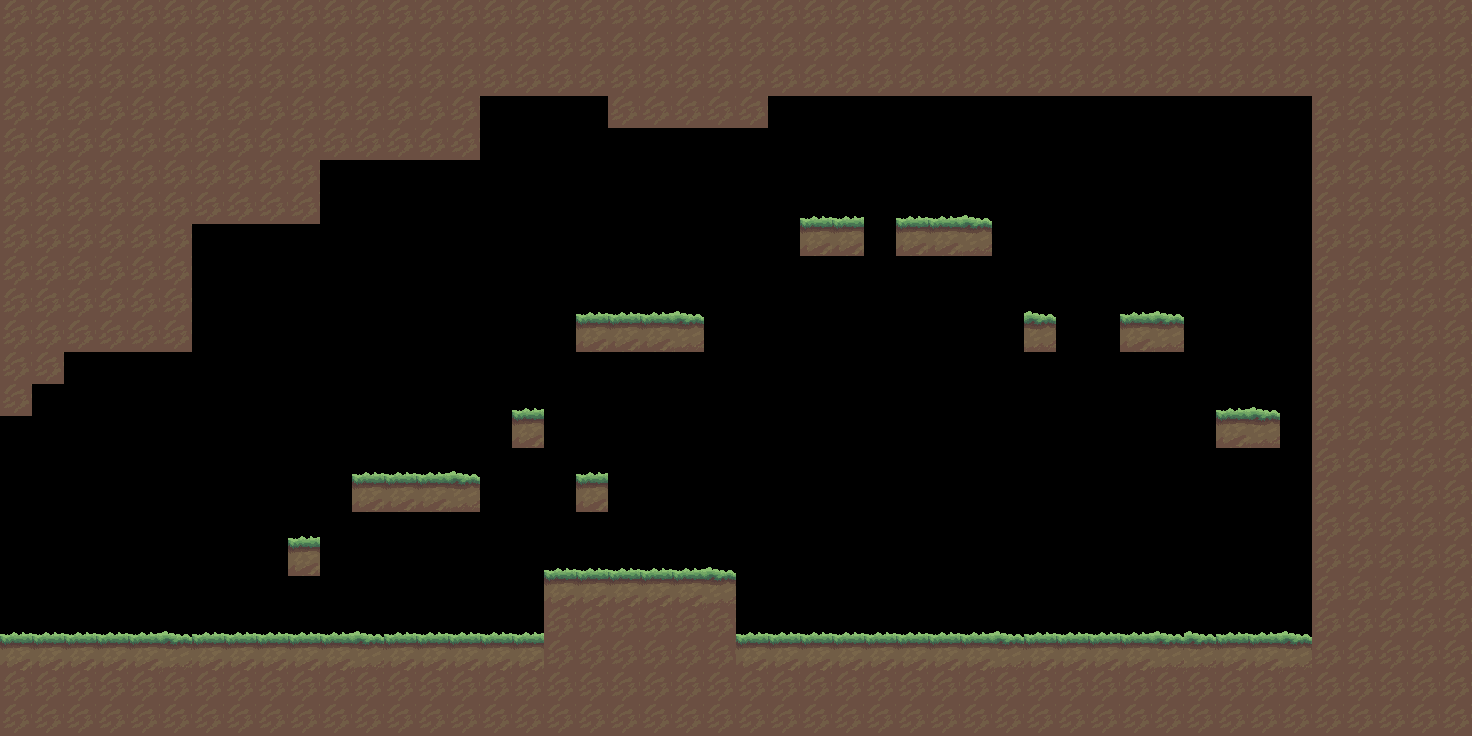

The image is a tile-based game level rendered from a .tmx file. Its description and complete source (layers, tilesets, objects, tile grids) follow:
An orthogonal 46x23 tile map with 32x32 px tiles, 1 tile layer (Tile Layer 1), 3 tilesets and 8 objects.

<map version="1.2" tiledversion="1.3.2" orientation="orthogonal" renderorder="right-down" compressionlevel="-1" width="46" height="23" tilewidth="32" tileheight="32" infinite="0" nextlayerid="6" nextobjectid="9">
 <tileset firstgid="1" source="Forest Tiles.tsx" />
 <tileset firstgid="233" source="Rock1.tsx" />
 <tileset firstgid="234" source="boss1.tsx" />
 <objectgroup id="5" name="rocks">
  <object id="1" gid="233" x="923" y="222" width="32" height="32" />
  <object id="2" gid="233" x="1137" y="317" width="32" height="32" />
  <object id="3" gid="233" x="1217" y="407" width="32" height="32" />
  <object id="4" gid="233" x="605" y="315" width="32" height="32" />
 </objectgroup>
 <layer id="1" name="Tile Layer 1" width="46" height="23">
  <data encoding="csv">
184,184,184,184,184,184,184,184,184,184,184,184,184,184,184,184,184,184,184,184,184,184,184,184,184,184,184,184,184,184,184,184,184,184,184,184,184,184,184,184,184,184,184,184,184,184,
184,184,184,184,184,184,184,184,184,184,184,184,184,184,184,184,184,184,184,184,184,184,184,184,184,184,184,184,184,184,184,184,184,184,184,184,184,184,184,184,184,184,184,184,184,184,
184,184,184,184,184,184,184,184,184,184,184,184,184,184,184,184,184,184,184,184,184,184,184,184,184,184,184,184,184,184,184,184,184,184,184,184,184,184,184,184,184,184,184,184,184,184,
184,184,184,184,184,184,184,184,184,184,184,184,184,184,184,0,0,0,0,184,184,184,184,184,0,0,0,0,0,0,0,0,0,0,0,0,0,0,0,0,0,184,184,184,184,184,
184,184,184,184,184,184,184,184,184,184,184,184,184,184,184,0,0,0,0,0,0,0,0,0,0,0,0,0,0,0,0,0,0,0,0,0,0,0,0,0,0,184,184,184,184,184,
184,184,184,184,184,184,184,184,184,184,0,0,0,0,0,0,0,0,0,0,0,0,0,0,0,0,0,0,0,0,0,0,0,0,0,0,0,0,0,0,0,184,184,184,184,184,
184,184,184,184,184,184,184,184,184,184,0,0,0,0,0,0,0,0,0,0,0,0,0,0,0,126,126,0,126,126,127,0,0,0,0,0,0,0,0,0,0,184,184,184,184,184,
184,184,184,184,184,184,0,0,0,0,0,0,0,0,0,0,0,0,0,0,0,0,0,0,0,155,155,0,155,155,156,0,0,0,0,0,0,0,0,0,0,184,184,184,184,184,
184,184,184,184,184,184,0,0,0,0,0,0,0,0,0,0,0,0,0,0,0,0,0,0,0,0,0,0,0,0,0,0,0,0,0,0,0,0,0,0,0,184,184,184,184,184,
184,184,184,184,184,184,0,0,0,0,0,0,0,0,0,0,0,0,126,126,126,127,0,0,0,0,0,0,0,0,0,0,127,0,0,126,127,0,0,0,0,184,184,184,184,184,
184,184,184,184,184,184,0,0,0,0,0,0,0,0,0,0,0,0,155,155,155,156,0,0,0,0,0,0,0,0,0,0,156,0,0,155,156,0,0,0,0,184,184,184,184,184,
184,184,0,0,0,0,0,0,0,0,0,0,0,0,0,0,0,0,0,0,0,0,0,0,0,0,0,0,0,0,0,0,0,0,0,0,0,0,0,0,0,184,184,184,184,184,
184,0,0,0,0,0,0,0,0,0,0,0,0,0,0,0,126,0,0,0,0,0,0,0,0,0,0,0,0,0,0,0,0,0,0,0,0,0,126,127,0,184,184,184,184,184,
0,0,0,0,0,0,0,0,0,0,0,0,0,0,0,0,155,0,0,0,0,0,0,0,0,0,0,0,0,0,0,0,0,0,0,0,0,0,155,156,0,184,184,184,184,184,
0,0,0,0,0,0,0,0,0,0,0,126,126,126,127,0,0,0,126,0,0,0,0,0,0,0,0,0,0,0,0,0,0,0,0,0,0,0,0,0,0,184,184,184,184,184,
0,0,0,0,0,0,0,0,0,0,0,155,155,155,156,0,0,0,155,0,0,0,0,0,0,0,0,0,0,0,0,0,0,0,0,0,0,0,0,0,0,184,184,184,184,184,
0,0,0,0,0,0,0,0,0,126,0,0,0,0,0,0,0,0,0,0,0,0,0,0,0,0,0,0,0,0,0,0,0,0,0,0,0,0,0,0,0,184,184,184,184,184,
0,0,0,0,0,0,0,0,0,155,0,0,0,0,0,0,0,126,126,126,126,126,127,0,0,0,0,0,0,0,0,0,0,0,0,0,0,0,0,0,0,184,184,184,184,184,
0,0,0,0,0,0,0,0,0,0,0,0,0,0,0,0,0,155,155,155,155,155,156,0,0,0,0,0,0,0,0,0,0,0,0,0,0,0,0,0,0,184,184,184,184,184,
126,126,126,126,126,127,126,126,126,126,126,127,126,126,126,126,126,184,184,184,184,184,184,126,126,126,126,126,126,126,126,127,126,126,126,126,127,127,126,126,127,184,184,184,184,184,
155,155,155,155,155,156,155,155,155,155,155,156,155,155,155,155,155,184,184,184,184,184,184,155,155,155,155,155,155,155,155,156,155,155,155,155,156,156,155,155,156,184,184,184,184,184,
184,184,184,184,184,184,184,184,184,184,184,184,184,184,184,184,184,184,184,184,184,184,184,184,184,184,184,184,184,184,184,184,184,184,184,184,184,184,184,184,184,184,184,184,184,184,
184,184,184,184,184,184,184,184,184,184,184,184,184,184,184,184,184,184,184,184,184,184,184,184,184,184,184,184,184,184,184,184,184,184,184,184,184,184,184,184,184,184,184,184,184,184
</data>
 </layer>
 <objectgroup id="2" name="enemies">
  <object id="5" gid="234" x="781" y="635" width="211" height="194" />
 </objectgroup>
 <objectgroup id="3" name="text">
  <object id="6" x="60.5" y="405" width="149" height="176">
   <text fontfamily="MS Shell Dlg 2" pixelsize="32" wrap="1" color="#ff0000">Entrance To Room 8</text>
  </object>
  <object id="7" x="838.5" y="283" width="149" height="241">
   <text fontfamily="MS Shell Dlg 2" pixelsize="32" wrap="1" color="#ff0000">Exit To Area 2 (through boss defeat)</text>
  </object>
  <object id="8" x="1022.5" y="116.5" width="277" height="143">
   <text fontfamily="MS Shell Dlg 2" pixelsize="32" wrap="1" color="#aaaaff">Use rocks to damage boss before battle </text>
  </object>
 </objectgroup>
</map>
